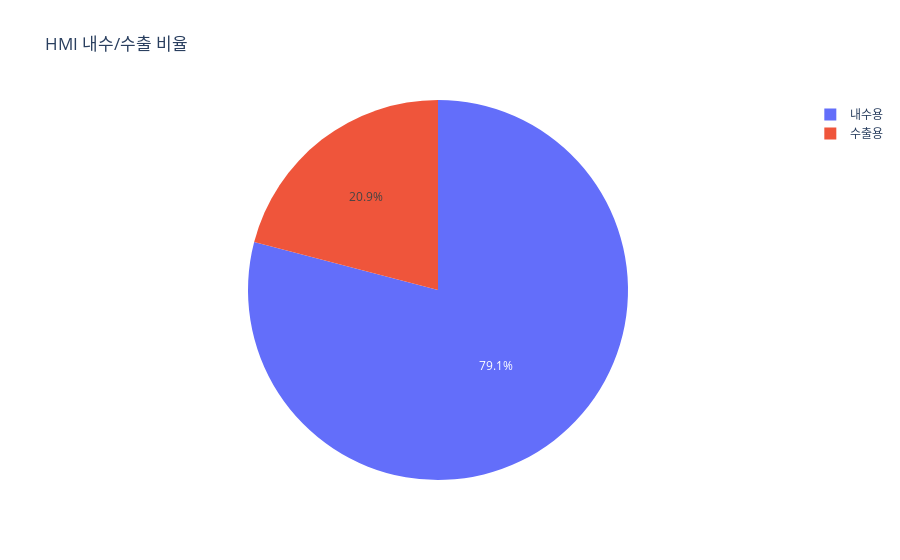

Here is the notebook cell this chart was saved with:
### Code cell
fig = px.pie(filtered_pie, names="판매 구분", values="총합", title=f"{factory} 내수/수출 비율")
fig.show()

### Figure 1 — Plotly figure (JSON) as saved in the notebook; plotly's stock layout.template omitted (floating-point values rounded to 4 significant figures)
{"data": [{"domain": {"x": [0, 1], "y": [0, 1]}, "hovertemplate": "판매 구분=%{label}<br>총합=%{value}<extra></extra>", "labels": ["내수용", "수출용"], "legendgroup": "", "name": "", "showlegend": true, "type": "pie", "values": [1261534, 333961]}], "layout": {"legend": {"tracegroupgap": 0}, "title": {"text": "HMI 내수/수출 비율"}}}
